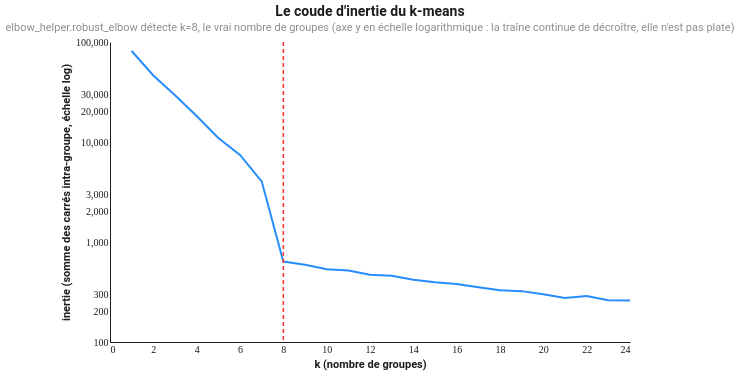

Express this chart as Vega-Lite.
### Vega-Lite specification from a JSON file in a GitHub repository (floating-point values rounded to 4 significant figures)
{"$schema": "https://vega.github.io/schema/vega-lite/v5.json", "title": {"text": "Le coude d'inertie du k-means", "subtitle": "elbow_helper.robust_elbow détecte k=8, le vrai nombre de groupes (axe y en échelle logarithmique : la traîne continue de décroître, elle n'est pas plate)"}, "width": 520, "height": 300, "config": {"background": "#FFFFFF", "font": "Roboto, Roboto Serif, Roboto Mono, system-ui, sans-serif", "view": {"stroke": null, "cornerRadius": 10}, "axis": {"domain": true, "domainColor": "#1D1D1F", "labelColor": "#1D1D1F", "titleColor": "#1D1D1F", "grid": false, "ticks": false, "labelFont": "Roboto Mono", "titleFont": "Roboto"}, "axisTop": {"domain": false, "domainColor": null, "labels": false, "ticks": false, "title": null}, "axisRight": {"domain": false, "domainColor": null, "labels": false, "ticks": false, "title": null}, "legend": {"titleFont": "Roboto", "labelFont": "Roboto", "labelColor": "#1D1D1F", "titleColor": "#1D1D1F"}, "title": {"font": "Roboto", "fontSize": 14, "color": "#1D1D1F", "subtitleFont": "Roboto", "subtitleColor": "#8E8E93", "subtitleFontSize": 11}, "line": {"strokeWidth": 2}, "point": {"filled": true, "size": 18}}, "layer": [{"data": {"values": [{"x": 1.0, "y": 81230.0}, {"x": 2.0, "y": 46230.0}, {"x": 3.0, "y": 29300.0}, {"x": 4.0, "y": 18220.0}, {"x": 5.0, "y": 10960.0}, {"x": 6.0, "y": 7415.0}, {"x": 7.0, "y": 4040.0}, {"x": 8.0, "y": 638.4}, {"x": 9.0, "y": 592.9}, {"x": 10.0, "y": 534.3}, {"x": 11.0, "y": 518.5}, {"x": 12.0, "y": 469.3}, {"x": 13.0, "y": 459.6}, {"x": 14.0, "y": 419.4}, {"x": 15.0, "y": 395.1}, {"x": 16.0, "y": 379.8}, {"x": 17.0, "y": 352.5}, {"x": 18.0, "y": 329.6}, {"x": 19.0, "y": 322.6}, {"x": 20.0, "y": 299.8}, {"x": 21.0, "y": 275.0}, {"x": 22.0, "y": 288.3}, {"x": 23.0, "y": 262.2}, {"x": 24.0, "y": 259.9}]}, "mark": {"type": "line", "color": "#007AFF", "opacity": 0.85}, "encoding": {"x": {"field": "x", "type": "quantitative", "title": "k (nombre de groupes)"}, "y": {"field": "y", "type": "quantitative", "title": "inertie (somme des carrés intra-groupe, échelle log)", "scale": {"type": "log"}}}}, {"data": {"values": [{"x": 8.0}]}, "mark": {"type": "rule", "strokeDash": [4, 3], "strokeWidth": 1.6, "color": "#FF3B30"}, "encoding": {"x": {"field": "x", "type": "quantitative"}}}]}
